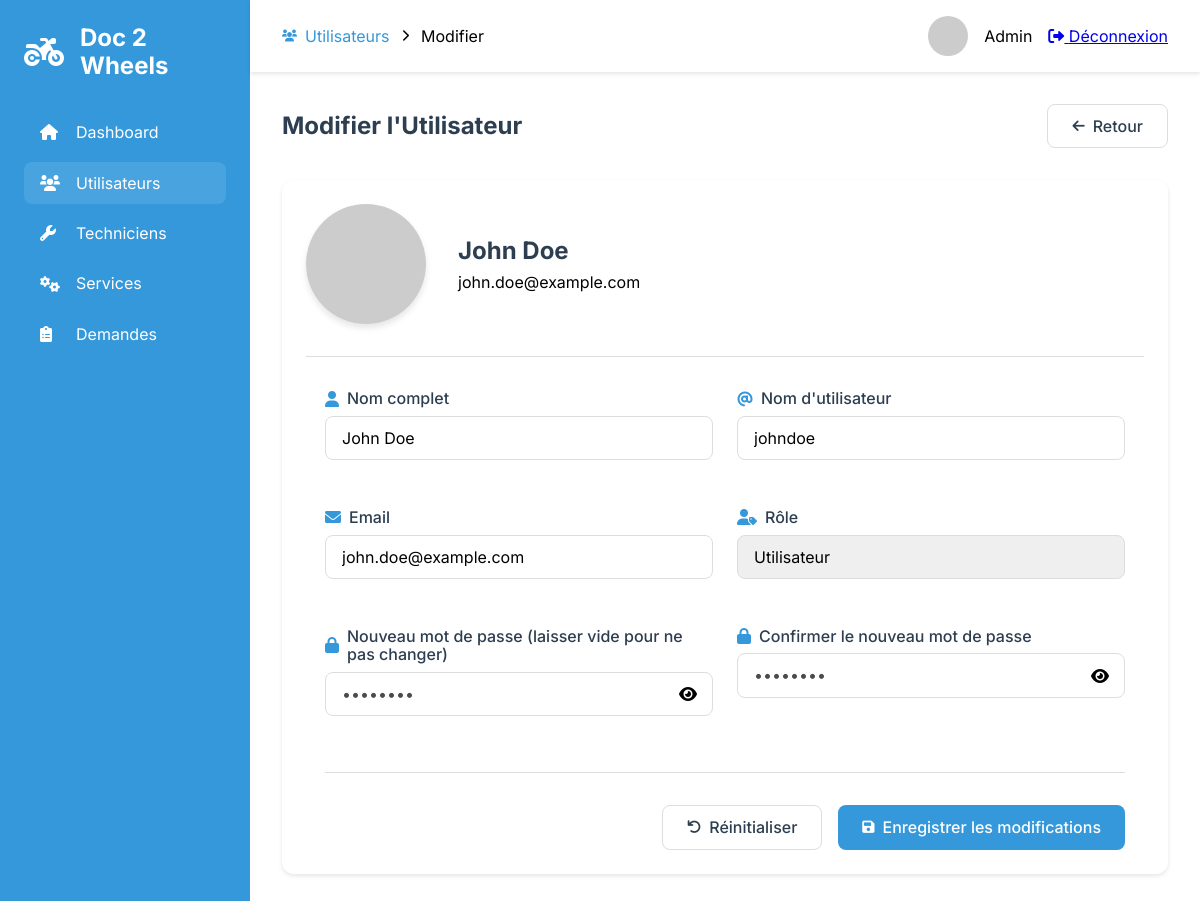
Screenshot of /admin/users/edit/1 with the database file from the repository.
### tables this page shows
CREATE TABLE users (
    id INT AUTO_INCREMENT PRIMARY KEY,
    name VARCHAR(255) NOT NULL,
    email VARCHAR(255) NOT NULL UNIQUE,
    username VARCHAR(255) NOT NULL UNIQUE,
    password VARCHAR(255) NOT NULL,
    account_activation_hash VARCHAR(255),
    created_at TIMESTAMP DEFAULT CURRENT_TIMESTAMP
);

### src/Lib/Controllers/AbstractController.php (called while the page is built, shortened)
<?php
abstract class AbstractController
{
  protected function render(string $template, array $data = [], string $dir = ''): Response
  {
    $response = new Response();
    extract($data);
    $path = __DIR__ . "/../../Views";
    $path .= "/{$template}.view.php";
    require_once $path;
    $response->setContent(ob_get_clean());
    $response->addHeader('Content-Type', 'text/html');
    return $response;
  }
}

### src/Controllers/AdminControllers/AdminController.php (called while the page is built, shortened)
<?php
class AdminController extends AbstractController
{
  private $userModel;
  public function __construct()
  {
    $this->userModel = new User();
  }
  public function editUser(Request $request, $id): Response
  {
    $user = $this->userModel->getById($id);
    return $this->render('admin/users/edit', ['user' => $user]);
  }
}

### src/Lib/Http/Router.php (called while the page is built, shortened)
<?php
class Router
{
    public function route(Request $request): ?Response {
        $routesByUri = self::getRoutesFromUriRequest($request);
        $routeByMethod = self::getRoutesFromMethodRequest($request, $routesByUri);
        list($controllerName, $method) = explode('@', $routeByMethod->controller);
        $controller = new $controller();
        $params = self::extractParams($request->getUri(), $routeByMethod->path);
        return $controller->$method($request, ...$params);
    }
    private static function getRoutesFromUriRequest(Request $request): array{
        $matchingRoutes = [];
        $routes = self::getConfig();
        foreach ($routes as $route) {
            if (self::urlMatches($request, $route) && self::checkMethod($request, $route)) {
                $matchingRoutes[] = $route;
            }
        }
        return $matchingRoutes;
    }
    private static function getRoutesFromMethodRequest(Request $request, array $routes): ?object {
        foreach($routes as $route) {
            if(self::checkMethod($request, $route)) {
                return $route;
            }
        }
        return null;
    }
    private static function urlMatches(Request $request, object $route): bool {
        $requestUriParts = self::getUrlParts($request->getPath());
        $routePathParts = self::getUrlParts($route->path);
        if(self::checkUrlPartsNumberMatches($requestUriParts, $routePathParts) === false) {
            return false;
        }
        foreach($routePathParts as $key => $part) {
            if(self::isUrlPartSlug($part) === false) {
                if($part !== $requestUriParts[$key]) {
                    return false;
                }
            }else{
                $request->addSlug(substr($part, 1), $requestUriParts[$key]);
            }
        }
        return true;
    }
    private static function getUrlParts(string $url): array {
        return explode('/', trim($url, '/'));
    }
    private static function checkUrlPartsNumberMatches(array $requestUriParts, array $routePathParts): bool {
        return count($requestUriParts) === count($routePathParts);
    }
    private static function isUrlPartSlug(string $part): bool {
        return strpos($part, ':') === 0;
    }
    private static function getConfig(): array {
        $config = json_decode(file_get_contents(__DIR__ . '/../../../config/routes.json'));
        return $config;
    }
    private static function checkMethod(Request $request, object $route): bool {
        return in_array($request->getMethod(), $route->methods);
    }
    private static function extractParams(string $url, string $path): array {
        $urlParts = self::getUrlParts($url);
        $pathParts = self::getUrlParts($path);
        $params = [];
        foreach($urlParts as $key => $part) {
            if(self::isUrlPartSlug($pathParts[$key])) {
                $params[] = $part;
            }
        }
        return $params;
    }
}

### src/Lib/Database/Dsn.php (called while the page is built, shortened)
<?php
class Dsn {
    private string $host;
    private string $dbname;
    private string $user;
    private string $password;
    private string $port;
    public function __construct() {
        $config = $this->getConfig();
        $this->host = $config['host'];
        $this->dbname = $config['database'];
        $this->user = $config['user'];
        $this->password = $config['password'];
        $this->port = $config['port'];
    }
    private function getConfig(): array {
        $file = file_get_contents(__DIR__ . '/../../../config/database.json');
        return json_decode($file, true);
    }
    public function getDsn(): string {
        return "mysql:host={$this->host};dbname={$this->dbname};port={$this->port}";
    }
    public function getPassword(): string {
        return $this->password;
    }
    public function getUser(): string {
        return $this->user;
    }
}

### src/Lib/Database/DatabaseConnexion.php (called while the page is built, shortened)
<?php
class DatabaseConnexion
{
    private \PDO $pdo_connexion;
    private \PDOStatement $stmt;
    public function setConnexion(): self
    {
        $dsn = new Dsn();
        $this->pdo_connexion = new \PDO(
            $dsn->getDsn(),
            $dsn->getUser(),
            $dsn->getPassword()
        );
        return $this;
    }
    public function query($sql)
    {
        $this->stmt = $this->pdo_connexion->prepare($sql);
    }
    public function bind($param, $value, $type = null)
    {
        if (is_null($type)) {
            switch (true) {
                default:
                    $type = \PDO::PARAM_STR;
            }
        }
        $this->stmt->bindValue($param, $value, $type);
    }
    public function execute(): bool
    {
        return $this->stmt->execute();
    }
    public function single()
    {
        $this->execute();
        return $this->stmt->fetch(\PDO::FETCH_OBJ);
    }
}

### src/Entities/User.php (called while the page is built, shortened)
<?php
class User
{
  private $dbConnexion;
  public function __construct()
  {
    $this->dbConnexion = new DatabaseConnexion();
  }
  public function getById($id)
  {
    $this->dbConnexion->query("SELECT * FROM users WHERE id = :id");
    $this->dbConnexion->bind(':id', $id);
    return $this->dbConnexion->single();
  }
}

### src/Views/admin/users/edit.view.php (the view, shortened to what this page needs)
<!DOCTYPE html>
<html lang="fr">
<head>
    <link rel="stylesheet" href="../../../../sass/dist/css/main.css">
    <link rel="stylesheet" href="https://cdnjs.cloudflare.com/ajax/libs/font-awesome/6.0.0/css/all.min.css">
</head>
<body class="admin-layout">
    <aside class="admin-sidebar">
        <div class="admin-sidebar__logo">
            <i class="fas fa-motorcycle"></i>
            <span>Doc 2 Wheels</span>
        </div>
        <nav class="admin-sidebar__nav">
            <ul>
                <li>
                    <a href="/admin">
                        <i class="fas fa-home"></i>
                        <span>Dashboard</span>
                    </a>
                </li>
                <li class="active">
                    <a href="/admin/users">
                        <i class="fas fa-users"></i>
                        <span>Utilisateurs</span>
                    </a>
                </li>
                <li>
                    <a href="/admin/technicians">
                        <i class="fas fa-wrench"></i>
                        <span>Techniciens</span>
                    </a>
                </li>
                <li>
                    <a href="/admin/services">
                        <i class="fas fa-cogs"></i>
                        <span>Services</span>
                    </a>
                </li>
                <li>
                    <a href="/admin/service_requests">
                        <i class="fas fa-clipboard-list"></i>
                        <span>Demandes</span>
                    </a>
                </li>
            </ul>
        </nav>
    </aside>
    <main class="admin-main">
        <header class="admin-header">
            <div class="breadcrumb">
                <a href="/admin/users">
                    <i class="fas fa-users"></i>
                    Utilisateurs
                </a>
                <i class="fas fa-chevron-right"></i>
                <span>Modifier</span>
            </div>
            <div class="admin-header__profile">
                <div class="profile">
                    <img src="https://ui-avatars.com/api/?name=Admin&background=0D8ABC&color=fff" alt="Profile">
                    <span>Admin</span>
                    <a href="/logout" class="logout-btn">
                        <i class="fas fa-sign-out-alt"></i> Déconnexion
                    </a>
                </div>
            </div>
        </header>
        <div class="admin-content">
            <div class="content-header">
                <h1>Modifier l'Utilisateur</h1>
                <a href="/admin/users" class="btn btn-secondary">
                    <i class="fas fa-arrow-left"></i> Retour
                </a>
            </div>
            <div class="card">
                <div class="user-profile-header">
                    <img src="https://ui-avatars.com/api/?name=<?= urlencode($user->name) ?>&size=120&background=random"
                         alt="<?= $user->name ?>" class="user-avatar">
                    <div class="user-info">
                        <h2><?= $user->name ?></h2>
                        <p class="user-email"><?= $user->email ?></p>
                    </div>
                </div>
                <form method="post" action="/admin/users/edit/<?= $user->id ?>" class="admin-form">
                    <div class="form-row">
                        <div class="form-group">
                            <label for="name">
                                <i class="fas fa-user"></i>
                                Nom complet
                            </label>
                            <input type="text" id="name" name="name" required
                                   class="form-control" value="<?= $user->name ?>"
                                   placeholder="John Doe">
                        </div>
                        <div class="form-group">
                            <label for="username">
                                <i class="fas fa-at"></i>
                                Nom d'utilisateur
                            </label>
                            <input type="text" id="username" name="username" required
                                   class="form-control" value="<?= $user->username ?>"
                                   placeholder="johndoe">
                        </div>
                    </div>
                    <div class="form-row">
                        <div class="form-group">
                            <label for="email">
                                <i class="fas fa-envelope"></i>
                                Email
                            </label>
                            <input type="email" id="email" name="email" required
                                   class="form-control" value="<?= $user->email ?>"
                                   placeholder="john@example.com">
                        </div>
                        <div class="form-group">
                            <label for="role">
                                <i class="fas fa-user-tag"></i>
                                Rôle
                            </label>
                            <select id="role" name="role" required class="form-control">
                                <option value="user" <?= $user->role === 'user' ? 'selected' : '' ?>>Utilisateur</option>
                            </select>
                        </div>
                    </div>
                    <div class="form-row">
                        <div class="form-group">
                            <label for="password">
                                <i class="fas fa-lock"></i>
                                Nouveau mot de passe (laisser vide pour ne pas changer)
                            </label>
                            <div class="password-input">
                                <input type="password" id="password" name="password"
                                       class="form-control" placeholder="••••••••">
                                <i class="fas fa-eye toggle-password"></i>
                            </div>
                        </div>
                        <div class="form-group">
                            <label for="confirm_password">
                                <i class="fas fa-lock"></i>
                                Confirmer le nouveau mot de passe
                            </label>
                            <div class="password-input">
                                <input type="password" id="confirm_password" name="confirm_password"
                                       class="form-control" placeholder="••••••••">
                                <i class="fas fa-eye toggle-password"></i>
                            </div>
                        </div>
                    </div>
                    <div class="form-actions">
                        <button type="reset" class="btn btn-secondary">
                            <i class="fas fa-undo"></i> Réinitialiser
                        </button>
                        <button type="submit" class="btn btn-primary">
                            <i class="fas fa-save"></i> Enregistrer les modifications
                        </button>
                    </div>
                </form>
            </div>
        </div>
    </main>
</body>
</html>

### rows the page displays
users: name "John Doe", email "john.doe@example.com", username "johndoe"
